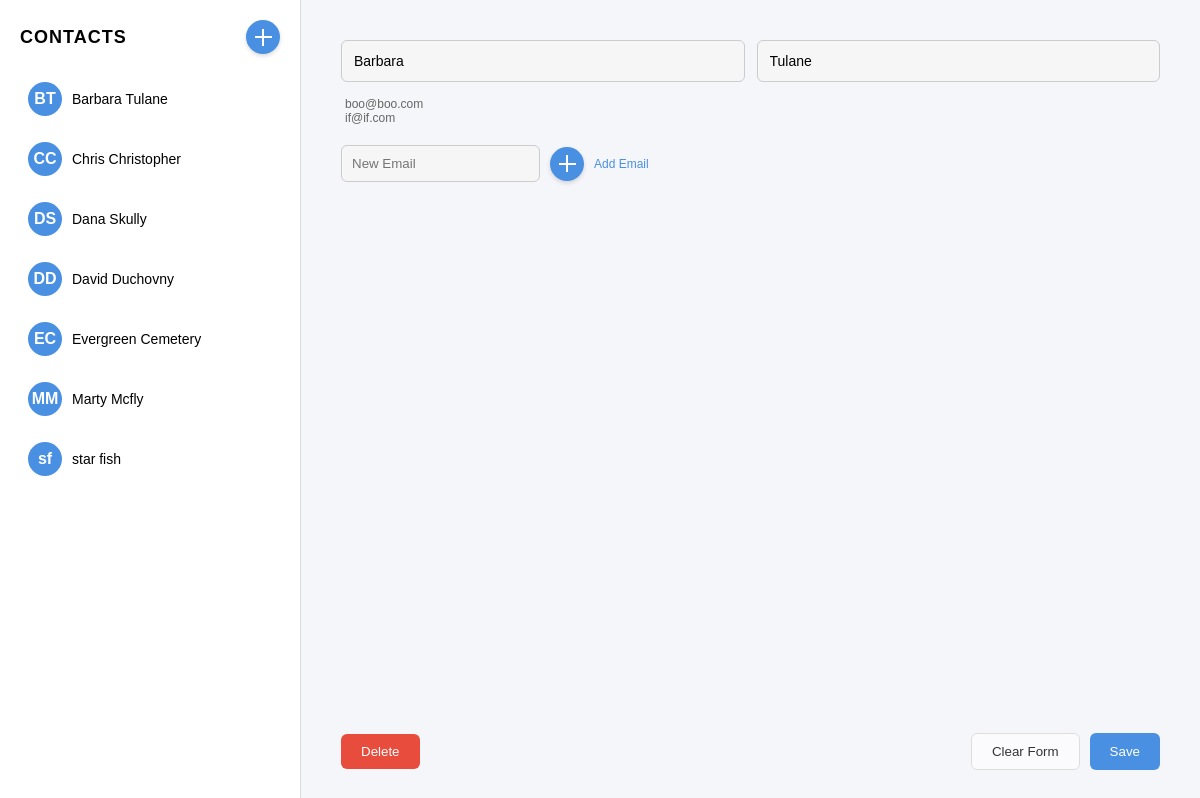
/contact/2/, run on the app's committed database.
### address_book/models.py (models this page shows, shortened)
class Contact(models.Model):
    first_name = models.CharField(max_length=100)
    last_name = models.CharField(max_length=100)

class Email(models.Model):
    contact = models.ForeignKey(Contact, on_delete=models.CASCADE, related_name="emails")
    email = models.EmailField()

### address_book/views.py (the view, shortened to what this page needs)
# urls.py: path('', views.address_book_view, name='address_book'),
def address_book_view(request, contact_id=None):
    selected_contact = None
    emails = []
    if contact_id:
        selected_contact = get_object_or_404(Contact, id=contact_id)
        emails = selected_contact.emails.all()
        form = ContactForm(instance=selected_contact)
    else:
        form = ContactForm()
    contacts = Contact.objects.all().order_by("first_name", "last_name")
    return render(
        request,
        "address_book/address_book.html",
        {
            "contacts": contacts,
            "form": form,
            "selected_contact": selected_contact,
            "emails": emails,
        },
    )

### address_book/forms.py
class ContactForm(forms.ModelForm):
    email = forms.EmailField(required=False)
    class Meta:
        model = Contact
        fields = ['first_name', 'last_name', 'email']

### address_book/templates/address_book/address_book.html (shortened to what this page needs)
<!DOCTYPE html>
<html lang="en">
<head>
</head>
<body>
<div class="sidebar">
  <div class="sidebar-header">
    <h2>CONTACTS</h2>
      <button type="reset" form="contact-form" class="circle-plus" title="New Contact"></button>
  </div>
  {% for contact in contacts %}
    <a href="{% url 'contact_detail' contact.id %}" class="contact">
      <div class="contact-circle">{{ contact.first_name|slice:":1" }}{{ contact.last_name|slice:":1" }}</div>
      <div class="contact-name">{{ contact.first_name }} {{ contact.last_name }}</div>
    </a>
  {% empty %}
    <p>No contacts yet.</p>
  {% endfor %}
</div>
<form id="contact-form" method="POST" class="main">
  <div class="name-row">
    {{ form.first_name }}
    {{ form.last_name }}
  </div>
  <div class="contact-emails">
    {% for email in emails %}
      <div>{{ email.email }}</div>
    {% endfor %}
  </div>
  <div class="add-email-container">
    <input type="email" name="email" placeholder="New Email">
    {% if selected_contact %}
      <button type="submit" name="add_email" class="circle-plus"></button>
      <span class="add-email-label">Add Email</span>
    {% endif %}
  </div>
  <div class="action-buttons">
    {% if selected_contact %}
      <button type="submit" name="delete_contact" class="delete-btn">Delete</button>
    {% endif %}
    <div class="right-buttons">
      <button type="reset" class="cancel-btn">Clear Form</button>
      <button type="submit" name="save_contact" class="save-btn">Save</button>
    </div>
  </div>
</form>
</body>

### address_book/templates/address_book/address_book.html (style rules this page uses)
body { margin:0; font-family:Arial, Helvetica, sans-serif; background:#f4f6f9; display:flex; height:100vh; }
:root { --primary-blue:#4a90e2; --primary-blue-hover:#357ab8; }
.sidebar { width:260px; background:white; border-right:1px solid #ddd; padding:20px; display:flex; flex-direction:column; }
.sidebar-header { display:flex; justify-content:space-between; align-items:center; margin-bottom:20px; }
.sidebar-header h2 { font-size:18px; letter-spacing:1px; margin:0; }
.contact { display:flex; align-items:center; padding:8px; border-radius:8px; cursor:pointer; margin-bottom:10px; text-decoration:none; color:inherit; }
.contact-circle { width:34px; height:34px; border-radius:50%; background:var(--primary-blue); color:white; display:flex; align-items:center; justify-content:center; font-weight:bold; margin-right:10px; }
.contact-name { font-size:14px; }
.main { flex:1; padding:40px; position:relative; display:flex; flex-direction:column; }
.name-row { display:flex; gap:12px; margin-bottom:15px; }
.name-row input { flex:1; padding:12px; border-radius:6px; border:1px solid #ccc; background:#f6f6f6; font-size:14px; }
.name-row input::placeholder { color:#aaa; }
.contact-emails { margin-bottom:20px; font-size:12px; color:#666; margin-left:4px; }
.add-email-container { display:flex; align-items:center; gap:10px; margin-bottom:20px; }
.add-email-container input { padding:10px; border-radius:6px; border:1px solid #ccc; background:#f6f6f6; }
.add-email-label { font-size:12px; color:var(--primary-blue); font-weight:500; }
.circle-plus { width:34px; height:34px; border-radius:50%; background:var(--primary-blue); border:none; position:relative; cursor:pointer; box-shadow:0 2px 4px rgba(0,0,0,0.15); }
.circle-plus::before, .circle-plus::after { content:""; position:absolute; background:white; }
.circle-plus::before { top:50%; left:25%; right:25%; height:2px; transform:translateY(-50%); }
.circle-plus::after { left:50%; top:25%; bottom:25%; width:2px; transform:translateX(-50%); }
.action-buttons { position:absolute; bottom:30px; left:40px; right:40px; display:flex; justify-content:space-between; align-items:center; }
.delete-btn { background:#e74c3c; color:white; padding:10px 20px; border:none; border-radius:6px; cursor:pointer; }
.right-buttons { display:flex; gap:10px; }
.cancel-btn { background:rgba(255,255,255,0.6); border:1px solid #ddd; color:#333; padding:10px 20px; border-radius:6px; cursor:pointer; backdrop-filter:blur(4px); }
.save-btn { background:var(--primary-blue); color:white; padding:10px 20px; border:none; border-radius:6px; cursor:pointer; }

### data on the page
Contact: first_name "B", last_name "T", first_name "Barbara", last_name "Tulane"
Contact: first_name "C", last_name "C", first_name "Chris", last_name "Christopher"
Contact: first_name "D", last_name "S", first_name "Dana", last_name "Skully"
Contact: first_name "D", last_name "D", first_name "David", last_name "Duchovny"
Contact: first_name "E", last_name "C", first_name "Evergreen", last_name "Cemetery"
Contact: first_name "M", last_name "M", first_name "Marty", last_name "Mcfly"
Contact: first_name "s", last_name "f", first_name "star", last_name "fish"
Email: email "boo@boo.com"
Email: email "if@if.com"
